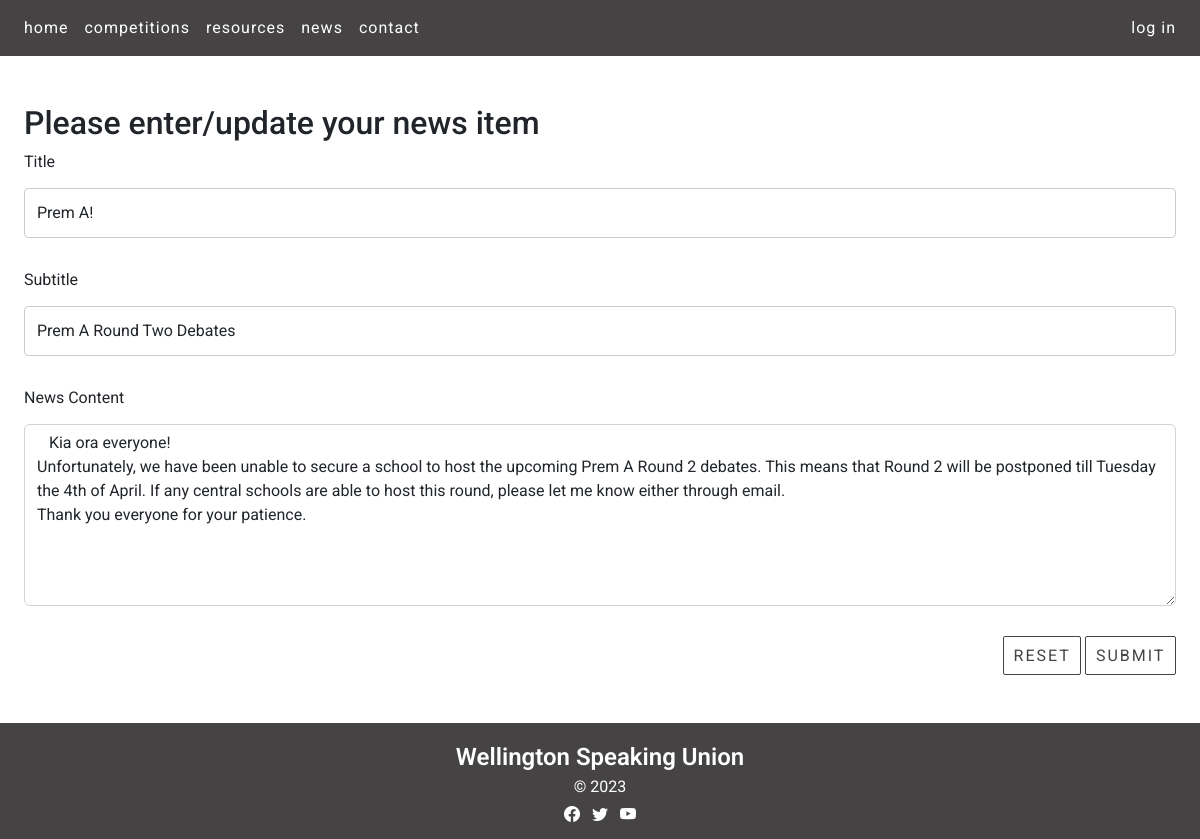
Before: /news_cud?id=1&task=update with the older database file.
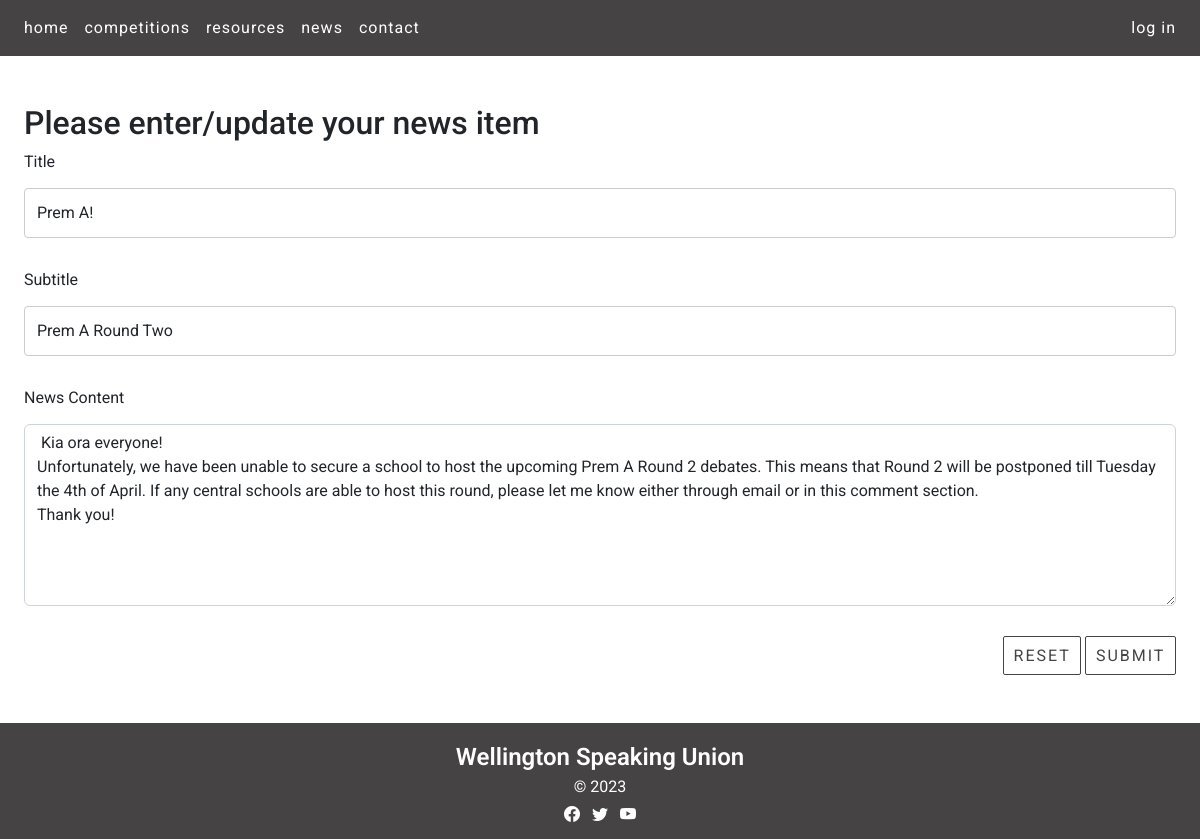
After: the same page with the newer database file.
### tables this page shows
CREATE TABLE news(
    news_id integer primary key autoincrement not null,
    title text not null unique,
    subtitle text not null unique,
    content text not null unique,
    newsdate date not null,
    member_id integer not null,
    foreign key(member_id) references member(member_id)
);

### server.py (the view, shortened to what this page needs)
@app.route ('/news_cud', methods=["GET", "POST"])
def news_cud():
    data = request.args
    required_keys = ['id','task']
    for k in required_keys:
        if k not in data.keys():
            message = "Do not know what to do with read update on news (key not present)"
            return render_template('error.html', message=message)
    if request.method == "GET":
        if data['task'] == 'delete':
            sql = "delete from news where news_id = ?"
            values_tuple = (data['id'],)
            result = run_commit_query(sql, values_tuple, db_path)
            return redirect(url_for('news'))
        elif data['task'] == 'update':
            sql = """ select title, subtitle, content from news where news_id=?"""
            values_tuple = (data['id'])
            result = run_search_query_tuples(sql, values_tuple, db_path, True)
            result = result[0]
            return render_template("news_cud.html",
                                    **result,
                                   id=data['id'],
                                   task=data['task'])
        elif data['task'] == 'add':
            temp = {'title': 'Test Title', 'subtitle': 'Test subtitle', 'content': 'Test content' }
            return render_template("news_cud.html",
                                   id=0,
                                   task=data['task'],
                                   **temp)
        else:
            message = "Unrecognised task coming from news page"
            return render_template('error.html', message=message)

### db_functions.py (called while the page is built)
def run_search_query_tuples(sql_query, values_tuple, file_path, rowfactory=False):
    result = None
    try:
        db = sqlite3.connect(file_path)
        if rowfactory:
            db.row_factory = sqlite3.Row
        cursor = db.cursor()
        cursor.execute(sql_query, values_tuple)
        result = cursor.fetchall()
        cursor.close()
    except sqlite3.Error as error:
        print("Error running search query tuples: {}".format(error))
        return None
    db.close()
    if result is None:
        print("No search values were found")
    return result

### templates/news_cud.html (shortened to what this page needs)
{% extends "layout.html" %}
{% block content %}
<div class="ecent-news-containers white-bg">
  <div class="news p-4 my-4">
    <h2>Please enter/update your news item</h2>
    <form action="{{url_for('news_cud', id=id, task=task)}}" method="POST">
      <div>
        <label for="title" class="form-label">Title</label>
        <input type="text" class="form-control" id="title" name="title" placeholder="" value="{{title}}" required>
      </div>
      <div>
        <label for="subtitle" class="form-label">Subtitle</label>
        <input type="text" class="form-control" id="subtitle" name="subtitle" placeholder="" value="{{subtitle}}" required>
      </div>
      <div>
        <label for="content" class="form-label">News Content</label>
        <textarea class="form-control" id="content" name="content" rows="7" required> {{content}} </textarea>
      </div>
      <div class="text-end">
        <button type="reset" class="btn btn-primary recent-news-button">Reset</button>
        <button type="submit" class="btn btn-primary recent-news-button">Submit</button>
      </div>
    </form>
  </div>
</div>
{% endblock %}

### templates/layout.html (shortened to what this page needs)
<!DOCTYPE HTML>
<html lang="en">
<head>
<link href="https://cdn.jsdelivr.net/npm/bootstrap@5.2.3/dist/css/bootstrap.min.css" rel="stylesheet">
<link rel="stylesheet" href="https://cdn.jsdelivr.net/npm/bootstrap-icons@1.10.3/font/bootstrap-icons.css">
<link rel="stylesheet" href="static/styles.css">
</head>
<body>
<nav class="navbar navbar-expand-lg px-3 navbar-dark">
    <div class="collapse navbar-collapse" id="collapsibleNavbar">
        <ul class="navbar-nav">
            <li class="nav-item">
                <a class="nav-link" href="{{ url_for('index') }}">home</a>
            </li>
            <li class="nav-item">
                <a class="nav-link" href="{{ url_for('competitions') }}">competitions</a>
            </li>
            <li class="nav-item">
                <a class="nav-link" href="{{ url_for('resources') }}">resources</a>
            </li>
            <li class="nav-item">
                <a class="nav-link" href="{{ url_for('news') }}">news</a>
            </li>
            <li class="nav-item">
                <a class="nav-link" href="{{ url_for('resources') }}#contact">contact</a>
            </li>
        </ul>
        <div class="ms-auto">
            <a class="nav-link nav-btn nav-btn-outline" href="{{ url_for('login') }}">log in</a>
        </div>
    </div>
</nav>
{% block content %}
{% endblock %}
<footer class="footer-content container-fluid">
    <p>Wellington Speaking Union</p>
    <p>&copy; 2023</p>
    <section class="mb-2">
        <a class="footer-link"><i class="bi bi-facebook"></i></a>
        <a class="footer-link"><i class="bi bi-twitter"></i></a>
        <a class="footer-link"><i class="bi bi-youtube"></i></a>
    </section>
</footer>
</body>
</html>

### static/styles.css (style rules this page uses)
:root { --brand-black: rgb(27,27,28); --brand-dark-gray: rgb(70,67,68); --brand-light-gray: rgb(104,102,103); --brand-yellow: rgb(248,216,101); --brand-white: rgb(255,255,255); }
.btn-primary, .btn-primary:hover { color:var(--brand-dark-gray); background-color:var(--brand-yellow); border-color:var(--brand-dark-gray); --bs-btn-active-bg:var(--brand-yellow); --bs-btn-active-border-color:var(--brand-white); --bs-btn-color: #fff; --bs-btn-bg:var(--brand-yellow); --bs-btn-border-color:transparent; --bs-btn-hover-color:var(--brand-dark-gray); --bs-btn-hover-bg:var(--brand-yellow); --bs-btn-hover-border-color:var(--brand-dark-gray); --bs-btn-focus-shadow-rgb: 49,132,253; --bs-btn-active-color: #fff; --bs-btn-active-shadow: inset 0 3px 5px rgba(0, 0, 0, 0.125); --bs-btn-disabled-color: #fff; --bs-btn-disabled-bg:var(--brand-yellow); --bs-btn-disabled-border-color: }
.btn, .btn-circle { display:inline-block; margin:auto; text-align: center; letter-spacing: 2px; color: var(--brand-white); vertical-align: middle; user-select: none; border: 1px solid transparent; text-transform: uppercase; padding: 1.1em 1.3em 1.1em 1.5em; transition: color 0.5s ease-in-out,background-color 0.5s ease-in-out,border-color 0.5s ease-in-out,box-shadow 1s cubic-bezier(.019,1,.22,1); position:relative; }
body { font-family: 'Roboto', serif; font-size: 100%; background-color: var(--brand-white); margin: 0; }
p { text-align: center; color: var(--brand-white); margin: 0; overflow: auto; }
.navbar { background-color: var(--brand-dark-gray); position:sticky; top:0; z-index: 9999; margin-bottom: 1em; }
.nav-link { font-size: 1em; letter-spacing: 1px; color: var(--brand-white); transition: color 0s ease-in-out,background-color 0s ease-in-out,border-color 0s ease-in-out; }
.nav-btn-outline { border: 0 solid white; padding: 0 0.5em; }
.white-bg { background-color: var(--brand-white); }
.container-fluid { padding:0; }
.recent-news-button { transition: none !important; border-radius: 2px; background-color: var(--brand-white); color:var(--brand-dark-gray); border-color:var(--brand-dark-gray); position: relative; text-align:center; display:inline-block; padding: 0.4em 0.6em; }
.footer-content { background-color: var(--brand-dark-gray); text-align: center; padding: 1em 0 0.25em 0; color: var(--brand-white); }
.footer-content p:first-child { font-weight: 600; font-size: 1.5em; text-align: center; }
.footer-content p:nth-child(2) { font-weight: 400; font-size: 1em; text-align: center; padding-bottom: 0.25em; }
.footer-link { font-size:1em; padding: 0.25em; color: var(--brand-white); }
input[type=text], select, textarea { width: 100%; padding: 12px; border: 1px solid #ccc; border-radius: 4px; box-sizing: border-box; margin-top: 6px; margin-bottom: 30px; resize: vertical }

Changed rows visible on the page:
changed news "Prem A!": subtitle "Prem A Round Two Debates" → "Prem A Round Two"; content "…me know either through email. Thank you everyone for your patience." → "…me know either through email or in this comment section. Thank you!"
